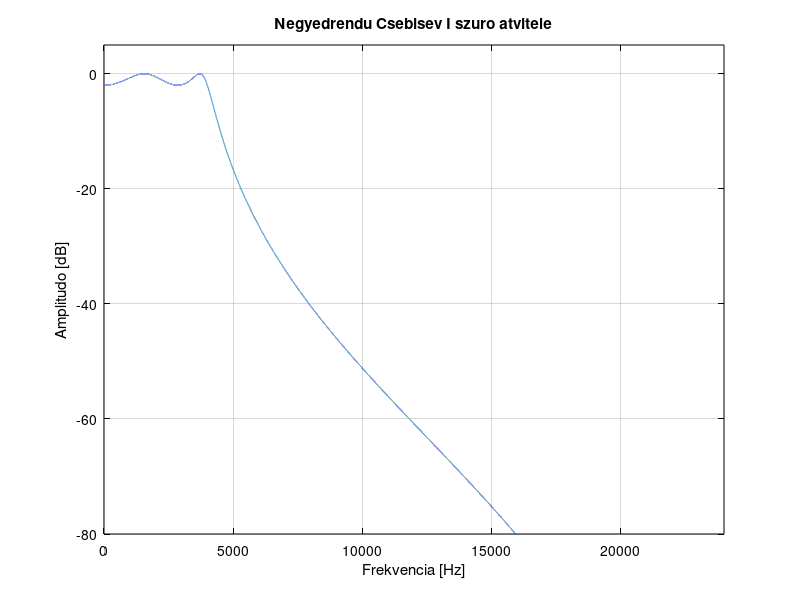
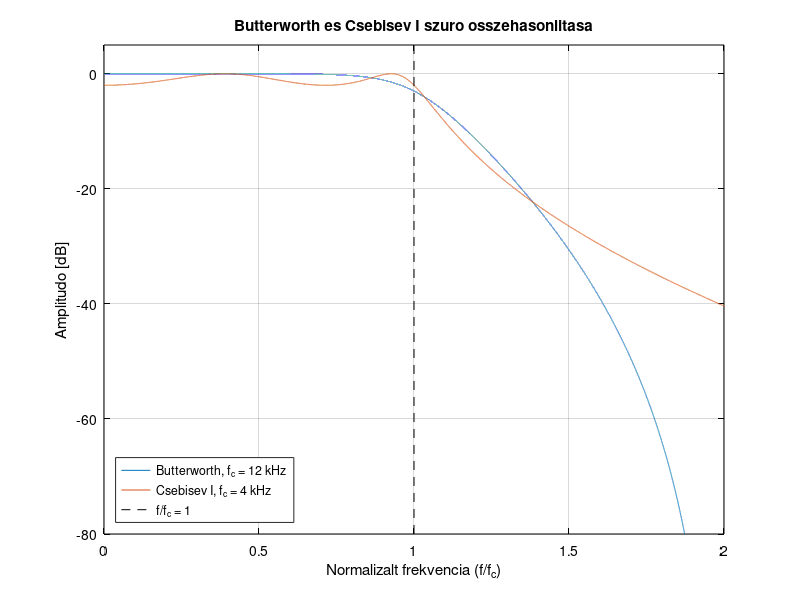

Write MATLAB code to recreate these figures, in order. (Note: this script raises an error after producing the figures.)
clear;
close all;
clc;

fs = 48000;
N = 4;
fc = 4000;
Rp = 2;

% Negyedrendu Csebisev I alulatereszto szuro
[b, a] = cheby1(N, Rp, fc/(fs/2));

[H, f] = freqz(b, a, 2^16, fs);
figure;
plot(f, 20*log10(abs(H)));
grid on;
xlim([0 fs/2]);
ylim([-80 5]);
xlabel('Frekvencia [Hz]');
ylabel('Amplitudo [dB]');
title('Negyedrendu Csebisev I szuro atvitele', 'Color', 'k');
set(gcf, 'Color', 'w');
set(gca, 'Color', 'w', 'XColor', 'k', 'YColor', 'k');

script_dir = fileparts(mfilename('fullpath'));
picture_dir = fullfile(script_dir, '..', 'Kepek');
source_dir = fullfile(script_dir, '..', 'CrossCore', 'BlackFin_FIR_fract', 'src');
saveas(gcf, fullfile(picture_dir, 'Cheby1_atvitel.jpg'));

% Osszehasonlitas a megadott Butterworth szurovel
[bB, aB] = butter(N, 12000/(fs/2));
[HB, fB] = freqz(bB, aB, 2^16, fs);
figure;
plot(fB/12000, 20*log10(abs(HB)));
hold on;
plot(f/fc, 20*log10(abs(H)));
plot([1 1], [-80 5], 'k--');
grid on;
xlim([0 2]);
ylim([-80 5]);
xlabel('Normalizalt frekvencia (f/f_c)');
ylabel('Amplitudo [dB]');
legend('Butterworth, f_c = 12 kHz', 'Csebisev I, f_c = 4 kHz', 'f/f_c = 1', 'Location', 'southwest');
title('Butterworth es Csebisev I szuro osszehasonlitasa', 'Color', 'k');
set(gcf, 'Color', 'w');
set(gca, 'Color', 'w', 'XColor', 'k', 'YColor', 'k');
saveas(gcf, fullfile(picture_dir, 'Butterworth_Cheby1_osszehasonlitas.jpg'));

% Az egyutthatokat nyolccal osztjuk, hogy fract formatumba ferjenek
coef_scale = 8;
file = fopen(fullfile(source_dir, 'Cheby1_b.dat'), 'w');
fprintf(file, '%.10f,\n', b/coef_scale);
fclose(file);

file = fopen(fullfile(source_dir, 'Cheby1_a.dat'), 'w');
fprintf(file, '%.10f,\n', a(2:end)/coef_scale);
fclose(file);

p = roots(a);
disp(max(abs(p)));

disp('Csebisev I b egyutthatok:');
disp(b);
disp('Csebisev I a egyutthatok:');
disp(a);
disp('A fract egyutthatok visszaskalazasi szorzaja:');
disp(coef_scale);
